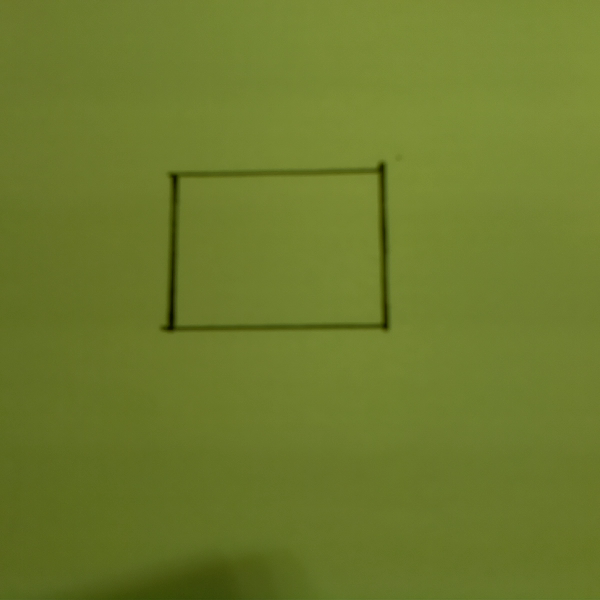
#> input picture TagAndColorProcessing/images/calibration.png, 600 x 600 px
$ python -i TagDistance.py   (imports and definitions only)   (older library calls are emulated)
#> lines starting #> are read from the running program, lines starting #| are printed output that depends on the picture; after the words box and inside, x2 and y2 are one past the last pixel; in counts of white or black regions, pixels touching at a corner belong together
#> further down, picture is the input picture: shape (600, 600, 3); mean B, G, R 44, 123.2, 108.5
#Filename :TagDistance.py
#----------------------Tag Distance Finder--------------------
#-----------------------Fauzanil Zaki,2016--------------------
#----------------------github.com/fauzanil--------------------
# Modified from : http://www.pyimagesearch.com/2015/01/19/find-distance-camera-objectmarker-using-python-opencv/
# Version 1.1
# OpenCV 2.4

import numpy as np
import cv2

def find_marker(image):
	# convert greyscale, detect edges
	gray = cv2.cvtColor(image, cv2.COLOR_BGR2GRAY)
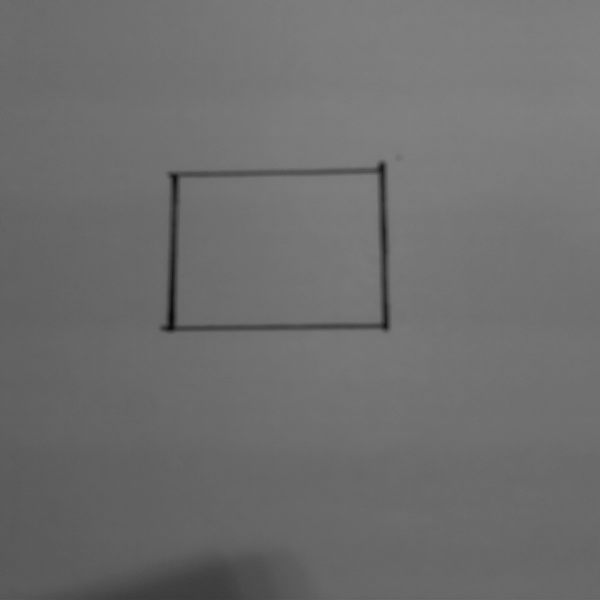
#> gray: shape (600, 600); min 9, max 131, mean 109.8
	gray = cv2.GaussianBlur(gray, (5, 5), 0)
	edged = cv2.Canny(gray, 35, 125)
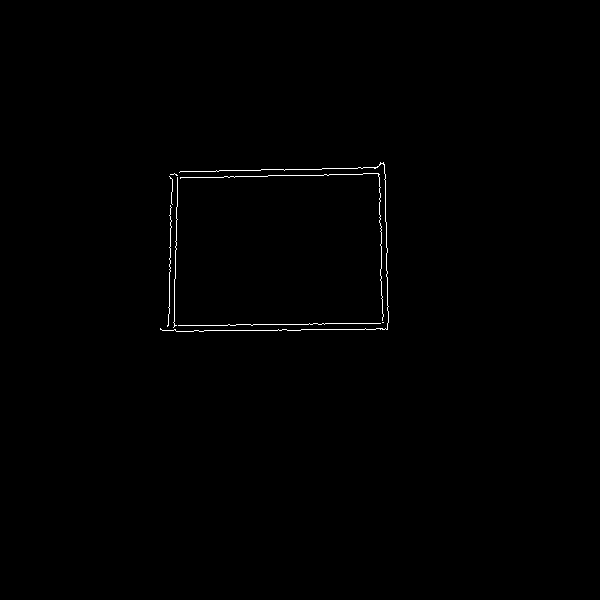
#> edged: shape (600, 600); 0.41% white in thin lines or dots, all inside (x1, y1, x2, y2) = (160, 162, 389, 332)

	#Find contour
	# (_,cnts,_) for newer opencv
	#  marker 3.0 cm x 2.5cm
	(cnts,_) = cv2.findContours(edged.copy(), cv2.RETR_LIST, cv2.CHAIN_APPROX_SIMPLE)
#> cnts = 8 contours, all with area under 20
	c = max(cnts, key = cv2.contourArea)
#> c = contour of 174 points, box (x1, y1, x2, y2) (160, 162, 389, 332), area 10

	# Count the boundling box
	return cv2.minAreaRect(c)

def distance_to_camera(knownWidth, focalLength, perWidth):
	#Calculate, return the distance to camera
	return (knownWidth * focalLength) / perWidth


def markerDistance(imagePath):
    cms = []  # markers distance, the firsiniti
    # initiaalize known distance
    # Used known distance is 10 cm
    KNOWN_DISTANCE = 10.0
    # initialize known width
    # width used = 3.0 cm
    KNOWN_WIDTH = 3.0
    #image for calibration can be found at images/calibration.png
    image = cv2.imread("images/calibration.png")
    marker = find_marker(image)
    focalLength = (marker[1][0] * KNOWN_DISTANCE) / KNOWN_WIDTH
    #Load the image
    image = cv2.imread(imagePath)
    #Find the marker
    marker = find_marker(image)
    #Find the distance
    cms = distance_to_camera(KNOWN_WIDTH, focalLength, marker[1][0])

        # draw a bounding box around the image and display it
        # Uncomment the lines below to draw on box on the detected tag
        # box = np.int0(cv2.cv.BoxPoints(marker))
        # cv2.drawContours(image, [box], -1, (0, 255, 0), 2)
        # cv2.putText(image, "%.2fcm" % (cms),
        # (image.shape[1] - 300, image.shape[0] - 20), cv2.FONT_HERSHEY_SIMPLEX,
        # 2.0, (0, 255, 0), 3)
        # cv2.imshow("image", image)
        # cv2.waitKey(0)
    return cms


#testpath = "images/14cm.png"

>>> import cv2
>>> picture = cv2.imread('images/calibration.png')
>>> result = find_marker(picture)
#> result = ((273.2, 246.8), (228.2, 167.1), -0.659)
